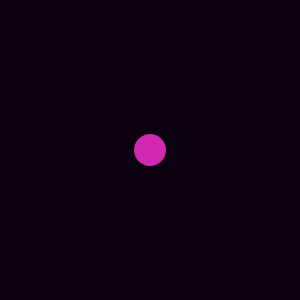
Frame 1 (no input)
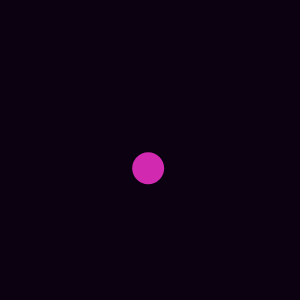
Frame 60 (no input)
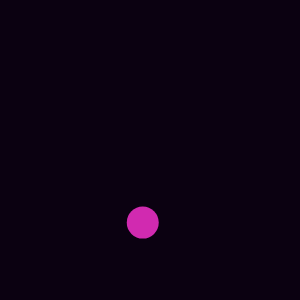
Frame 120 (the mouse pressed at the canvas centre since frame 60)

The p5.js sketch that drew these frames (run headless with seeded random() and noise() and a simulated clock; from frame 60 on, the mouse is pressed at the canvas centre):

// p5.js sketch
// ── sketch.js
var backgroundColor = "#0b0111";
var moverColor = "#d12ab0";

var mover;
const topSpeed = 10;

function setup() {
  createCanvas(300, 300);

  mover = new Mover();
}

function draw() {
  background(backgroundColor);

  mover.checkEdges();
  mover.update();
  mover.draw();
}

class Mover {
  constructor() {
    this.pos = createVector(width / 2, height / 2);
    this.vel = createVector(0, 0);
    this.acc = createVector(-0.001, 0.01);
  }

  checkEdges() {
    if (this.pos.x < 0) {
      this.pos.x = width;
    } else if (this.pos.x > width) {
      this.pos.x = 0;
    }

    if (this.pos.y < 0) {
      this.pos.y = height;
    } else if (this.pos.y > height) {
      this.pos.y = 0;
    }
  }

  update() {
    this.vel.add(this.acc);
    this.vel.limit(topSpeed);
    this.pos.add(this.vel);
  }

  draw() {
    fill(moverColor);
    noStroke();
    ellipse(this.pos.x, this.pos.y, 32);
  }
}
